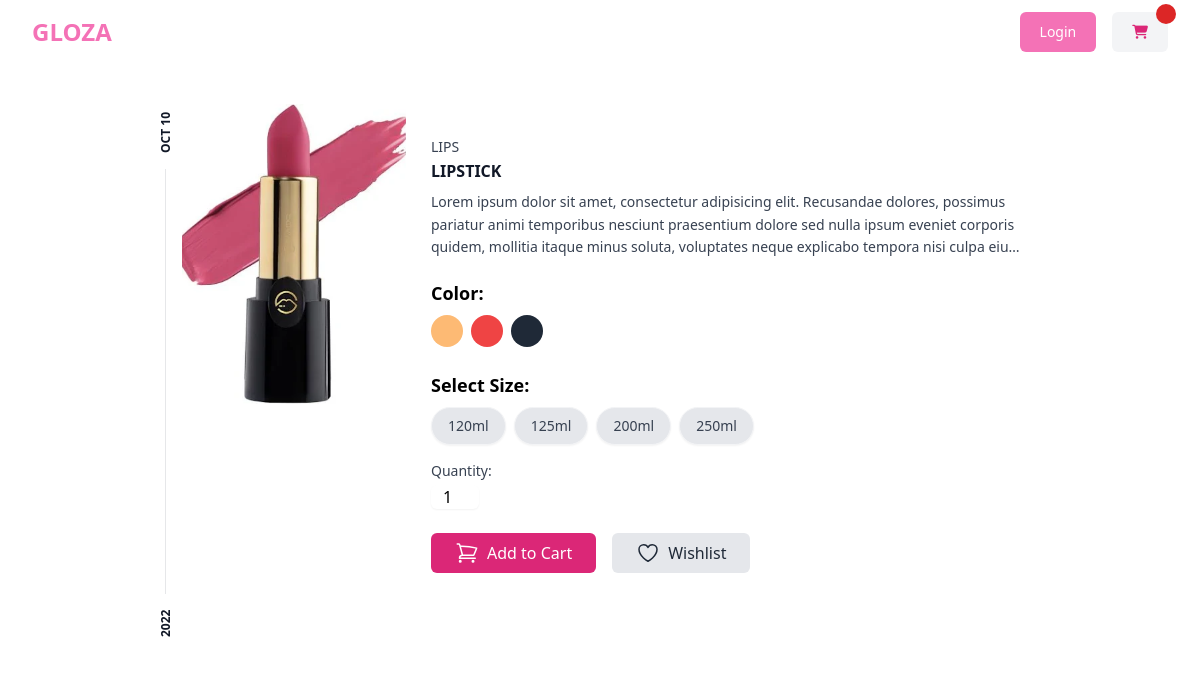
The app's page /details/33/ with its own data.
### store/models.py (models this page shows, shortened)
class BaseModel(models.Model):
    created_date=models.DateTimeField(auto_now_add=True)
    updated_date=models.DateTimeField(auto_now=True)
    is_active=models.BooleanField(default=True)

class Product(BaseModel):
    title=models.CharField(max_length=200)
    description=models.TextField()
    price=models.PositiveIntegerField()
    picture=models.ImageField(upload_to="product_images",null=True,blank=True)
    color=models.CharField(max_length=200)
    category_object=models.ForeignKey(Category,on_delete=models.CASCADE)
    size_object=models.ManyToManyField(Size)
    tag_object=models.ManyToManyField(Tag)

class Category(BaseModel):
    name=models.CharField(max_length=200,default="")
    def __str__(self):
        return self.name

class Size(BaseModel):
    name=models.CharField(max_length=200,)
    def __str__(self):
        return self.name

### store/views.py (the view)
# urls.py: path('details/<int:pk>/',views.ProductDetailView.as_view(),name="detail"),
@method_decorator(never_cache,name='dispatch')
class ProductDetailView(View):
    template_name="detail.html"
    def get(self,request,*args,**kwargs):
        id=kwargs.get ("pk")
        qs=Product.objects.get(id=id)
        return render(request,self.template_name,{"data":qs})

### store/context_processors.py (called while the page is built)
def cart_count_context(request):
    count=0
    if request.user.is_authenticated:
        count=request.user.cart.cart_item.filter(is_order_placed=False).count()
        return {'item_count': count}
    return{}

### store/templates/detail.html (shortened to what this page needs)
{% extends 'base.html' %}
{%block main_block%}
<div class="w-3/4 mt-10 mx-auto mb-10">
    <article class="flex bg-white transition hover:shadow-xl">
        <div class="rotate-180 p-2 [writing-mode:_vertical-lr]">
          <time
            datetime="2022-10-10"
            class="flex items-center justify-between gap-4 text-xs font-bold uppercase text-gray-900"
          >
            <span>2022</span>
            <span>Oct 10</span>
          </time>
        </div>
        <div class="hidden sm:block sm:basis-56">
        {%if data.picture%}
        <img
        alt=""
        src="{{data.picture.url}}"
        class="aspect-square w-full object-cover"
        style="height: 300px;"
      />
        {%else%}
        <img
        alt=""
        src="https://images.unsplash.com/photo-1609557927087-f9cf8e88de18?ixlib=rb-4.0.3&ixid=MnwxMjA3fDB8MHxwaG90by1wYWdlfHx8fGVufDB8fHx8&auto=format&fit=crop&w=1740&q=80"
        class="aspect-square h-full w-full object-cover"
      />
        {%endif%}
        </div>
        <div class="flex flex-1 flex-col justify-between">
          <div class="border-s border-gray-900/10 p-4 sm:border-l-transparent sm:p-6">
            <p class="mt-2 line-clamp-3 text-sm/relaxed text-gray-700">{{data.category_object}}</p>
            <a href="#">
              <h3 class="font-bold uppercase text-gray-900">
                {{data.title}}
              </h3>
            </a>
            <p class="mt-2 line-clamp-3 text-sm/relaxed text-gray-700">
              Lorem ipsum dolor sit amet, consectetur adipisicing elit. Recusandae dolores, possimus
              pariatur animi temporibus nesciunt praesentium dolore sed nulla ipsum eveniet corporis
              quidem, mollitia itaque minus soluta, voluptates neque explicabo tempora nisi culpa eius
              atque dignissimos. Molestias explicabo corporis voluptatem?
            </p>
            <div class="mb-6">
                <h3 class="text-lg font-semibold mb-2 mt-5">Color:</h3>
                <div class="flex space-x-2">
                    <button
                        class="w-8 h-8 bg-orange-300 rounded-full focus:outline-none focus:ring-2 focus:ring-offset-2 focus:ring-orange-300"></button>
                    <button
                        class="w-8 h-8 bg-red-500 rounded-full focus:outline-none focus:ring-2 focus:ring-offset-2 focus:ring-gray-300"></button>
                    <button
                        class="w-8 h-8 bg-gray-800  rounded-full focus:outline-none focus:ring-2 focus:ring-offset-2 focus:ring-blue-500"></button>
                </div>
            </div>
            <form action="{%url 'add-to-cart' data.id%}" method="post">
              <div class="mb-4">
                <h3 class="text-lg font-semibold mb-2">Select Size:</h3>
                <div class="flex items-center mt-2">
                    {% for size in data.size_object.all %}
                    <label class="bg-gray-200 light:bg-gray-600 text-gray-700 light:text-white py-2 px-4 rounded-full font-bold mr-2 hover:bg-gray-300 light:hover:bg-gray-600 cursor-pointer border border-gray-100 bg-grey-200 p-4 text-sm font-medium shadow-sm hover:border-gray-200 has-[:checked]:border-blue-500 has-[:checked]:ring-1 has-[:checked]:ring-blue-500"><input class="sr-only" type="radio" value="{{size}}" name="size">{{size}}</label>
                    {% endfor %}
                </div>
              </div>
              <div class="mb-6">
                <label for="quantity" class="block text-sm font-medium text-gray-700 mb-1">Quantity:</label>
                <input type="number" id="quantity" name="quantity" min="1" value="1"
                              class="w-12 text-center rounded-md border-gray-300  shadow-sm focus:border-indigo-300 focus:ring focus:ring-indigo-200 focus:ring-opacity-50">
              </div>
              <div class="flex space-x-4 mb-6">
                <button
                    type="submit"
                    class="bg-pink-600 flex gap-2 items-center text-white px-6 py-2 rounded-md hover:bg-pink-700 focus:outline-none focus:ring-2 focus:ring-teal-500 focus:ring-offset-2">
                    Add to Cart
                </button>
                <button
                    class="bg-gray-200 flex gap-2 items-center  text-gray-800 px-6 py-2 rounded-md hover:bg-gray-300 focus:outline-none focus:ring-2 focus:ring-gray-500 focus:ring-offset-2">
                    Wishlist
                </button>
              </div>
            </form>
          </div>
        </div>
      </article>
</div>
{%endblock%}

### records on screen
Product: picture (picture), category_object "LIPS", title "LIPSTICK"
Size: name "120ml"
Size: name "125ml"
Size: name "200ml"
Size: name "250ml"
